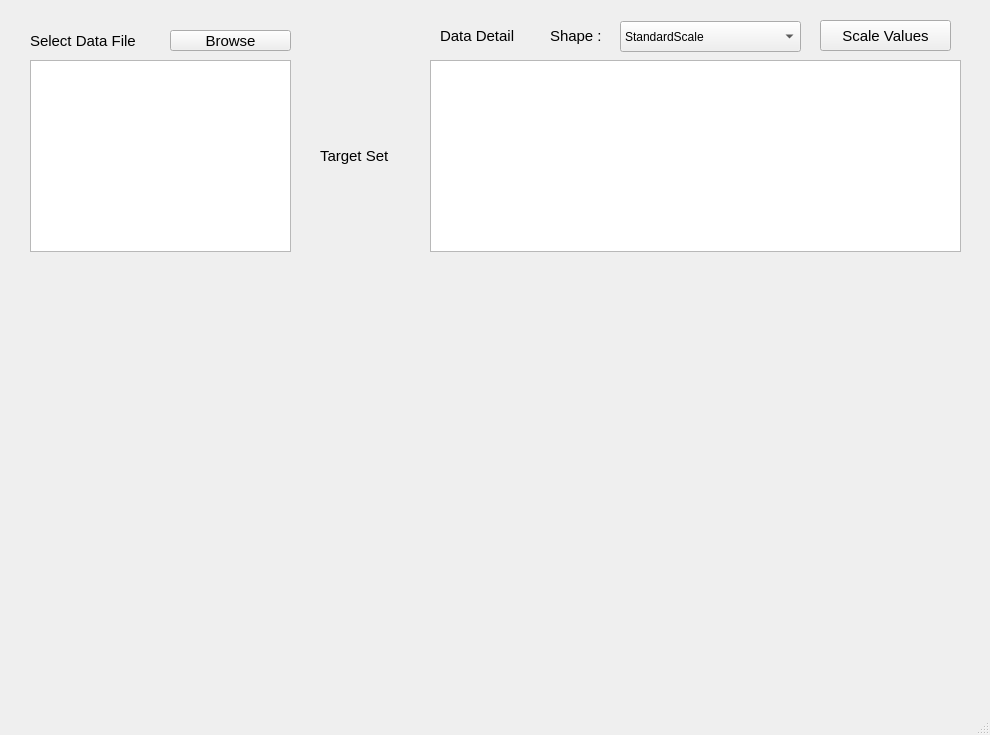
<?xml version="1.0" encoding="UTF-8"?>
<ui version="4.0">
 <class>MainWindow</class>
 <widget class="QMainWindow" name="MainWindow">
  <property name="geometry">
   <rect>
    <x>0</x>
    <y>0</y>
    <width>990</width>
    <height>735</height>
   </rect>
  </property>
  <property name="windowTitle">
   <string>MainWindow</string>
  </property>
  <widget class="QWidget" name="centralwidget">
   <widget class="QLabel" name="label">
    <property name="geometry">
     <rect>
      <x>30</x>
      <y>30</y>
      <width>121</width>
      <height>21</height>
     </rect>
    </property>
    <property name="font">
     <font>
      <pointsize>11</pointsize>
      <weight>50</weight>
      <bold>false</bold>
     </font>
    </property>
    <property name="text">
     <string>Select Data File</string>
    </property>
   </widget>
   <widget class="QPushButton" name="Browse">
    <property name="geometry">
     <rect>
      <x>170</x>
      <y>30</y>
      <width>121</width>
      <height>21</height>
     </rect>
    </property>
    <property name="font">
     <font>
      <pointsize>11</pointsize>
     </font>
    </property>
    <property name="text">
     <string>Browse</string>
    </property>
   </widget>
   <widget class="QListWidget" name="column_list">
    <property name="geometry">
     <rect>
      <x>30</x>
      <y>60</y>
      <width>261</width>
      <height>192</height>
     </rect>
    </property>
   </widget>
   <widget class="QLabel" name="label_29">
    <property name="geometry">
     <rect>
      <x>320</x>
      <y>140</y>
      <width>91</width>
      <height>31</height>
     </rect>
    </property>
    <property name="font">
     <font>
      <pointsize>11</pointsize>
      <weight>50</weight>
      <bold>false</bold>
     </font>
    </property>
    <property name="text">
     <string>Target Set</string>
    </property>
   </widget>
   <widget class="QLabel" name="label_3">
    <property name="geometry">
     <rect>
      <x>440</x>
      <y>20</y>
      <width>91</width>
      <height>31</height>
     </rect>
    </property>
    <property name="font">
     <font>
      <pointsize>11</pointsize>
      <weight>50</weight>
      <bold>false</bold>
     </font>
    </property>
    <property name="text">
     <string>Data Detail</string>
    </property>
   </widget>
   <widget class="QLabel" name="label_31">
    <property name="geometry">
     <rect>
      <x>550</x>
      <y>20</y>
      <width>81</width>
      <height>31</height>
     </rect>
    </property>
    <property name="font">
     <font>
      <pointsize>11</pointsize>
      <weight>50</weight>
      <bold>false</bold>
     </font>
    </property>
    <property name="text">
     <string>Shape :</string>
    </property>
   </widget>
   <widget class="QComboBox" name="scaler">
    <property name="geometry">
     <rect>
      <x>620</x>
      <y>21</y>
      <width>181</width>
      <height>31</height>
     </rect>
    </property>
    <item>
     <property name="text">
      <string>StandardScale</string>
     </property>
    </item>
    <item>
     <property name="text">
      <string>MeanMaxScale</string>
     </property>
    </item>
    <item>
     <property name="text">
      <string>PowerScale</string>
     </property>
    </item>
   </widget>
   <widget class="QPushButton" name="scale_btn">
    <property name="geometry">
     <rect>
      <x>820</x>
      <y>20</y>
      <width>131</width>
      <height>31</height>
     </rect>
    </property>
    <property name="font">
     <font>
      <pointsize>11</pointsize>
     </font>
    </property>
    <property name="text">
     <string>Scale Values</string>
    </property>
   </widget>
   <widget class="QTableView" name="tableView">
    <property name="geometry">
     <rect>
      <x>430</x>
      <y>60</y>
      <width>531</width>
      <height>192</height>
     </rect>
    </property>
   </widget>
  </widget>
  <widget class="QMenuBar" name="menubar">
   <property name="geometry">
    <rect>
     <x>0</x>
     <y>0</y>
     <width>990</width>
     <height>26</height>
    </rect>
   </property>
  </widget>
  <widget class="QStatusBar" name="statusbar"/>
 </widget>
 <resources/>
 <connections/>
</ui>
